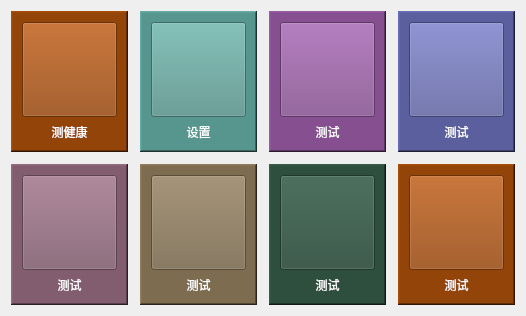
          <widget class="QWidget" name="page_3">
           <layout class="QGridLayout" name="gridLayout_2">
            <property name="spacing">
             <number>12</number>
            </property>
            <item row="0" column="0">
             <widget class="ElevatedCardWidget" name="ElevatedCardWidget">
              <layout class="QGridLayout" name="gridLayout_21">
               <property name="leftMargin">
                <number>0</number>
               </property>
               <property name="topMargin">
                <number>0</number>
               </property>
               <property name="rightMargin">
                <number>0</number>
               </property>
               <property name="bottomMargin">
                <number>0</number>
               </property>
               <item row="0" column="0">
                <widget class="QFrame" name="frame_17">
                 <property name="minimumSize">
                  <size>
                   <width>110</width>
                   <height>110</height>
                  </size>
                 </property>
                 <property name="styleSheet">
                  <string notr="true">background-color: rgb(147, 68, 9);</string>
                 </property>
                 <property name="frameShape">
                  <enum>QFrame::WinPanel</enum>
                 </property>
                 <property name="frameShadow">
                  <enum>QFrame::Raised</enum>
                 </property>
                 <layout class="QGridLayout" name="gridLayout_22">
                  <item row="0" column="0">
                   <widget class="QPushButton" name="music_player_pushButton_5">
                    <property name="minimumSize">
                     <size>
                      <width>95</width>
                      <height>95</height>
                     </size>
                    </property>
                    <property name="maximumSize">
                     <size>
                      <width>500</width>
                      <height>500</height>
                     </size>
                    </property>
                    <property name="font">
                     <font>
                      <pointsize>12</pointsize>
                     </font>
                    </property>
                    <property name="cursor">
                     <cursorShape>PointingHandCursor</cursorShape>
                    </property>
                    <property name="toolTip">
                     <string>&lt;html&gt;&lt;head/&gt;&lt;body&gt;&lt;p&gt;可以进行音乐播放&lt;/p&gt;&lt;/body&gt;&lt;/html&gt;</string>
                    </property>
                    <property name="styleSheet">
                     <string notr="true"/>
                    </property>
                    <property name="text">
                     <string/>
                    </property>
                   </widget>
                  </item>
                  <item row="1" column="0">
                   <widget class="SubtitleLabel" name="SubtitleLabel_16">
                    <property name="styleSheet">
                     <string notr="true">color: rgb(255, 255, 255);</string>
                    </property>
                    <property name="text">
                     <string>测健康</string>
                    </property>
                    <property name="alignment">
                     <set>Qt::AlignCenter</set>
                    </property>
                   </widget>
                  </item>
                 </layout>
                </widget>
               </item>
              </layout>
             </widget>
            </item>
            <item row="0" column="1">
             <widget class="ElevatedCardWidget" name="ElevatedCardWidget_4">
              <layout class="QGridLayout" name="gridLayout_44">
               <property name="leftMargin">
                <number>0</number>
               </property>
               <property name="topMargin">
                <number>0</number>
               </property>
               <property name="rightMargin">
                <number>0</number>
               </property>
               <property name="bottomMargin">
                <number>0</number>
               </property>
               <item row="0" column="0">
                <widget class="QFrame" name="frame_18">
                 <property name="minimumSize">
                  <size>
                   <width>110</width>
                   <height>110</height>
                  </size>
                 </property>
                 <property name="styleSheet">
                  <string notr="true">background-color: rgb(87, 150, 142);</string>
                 </property>
                 <property name="frameShape">
                  <enum>QFrame::WinPanel</enum>
                 </property>
                 <property name="frameShadow">
                  <enum>QFrame::Raised</enum>
                 </property>
                 <layout class="QGridLayout" name="gridLayout_45">
                  <item row="0" column="0">
                   <widget class="QPushButton" name="setting_player_pushButton">
                    <property name="minimumSize">
                     <size>
                      <width>95</width>
                      <height>95</height>
                     </size>
                    </property>
                    <property name="maximumSize">
                     <size>
                      <width>500</width>
                      <height>500</height>
                     </size>
                    </property>
                    <property name="font">
                     <font>
                      <pointsize>12</pointsize>
                     </font>
                    </property>
                    <property name="cursor">
                     <cursorShape>PointingHandCursor</cursorShape>
                    </property>
                    <property name="toolTip">
                     <string>&lt;html&gt;&lt;head/&gt;&lt;body&gt;&lt;p&gt;可以进行音乐播放&lt;/p&gt;&lt;/body&gt;&lt;/html&gt;</string>
                    </property>
                    <property name="styleSheet">
                     <string notr="true"/>
                    </property>
                    <property name="text">
                     <string/>
                    </property>
                   </widget>
                  </item>
                  <item row="1" column="0">
                   <widget class="SubtitleLabel" name="SubtitleLabel_17">
                    <property name="styleSheet">
                     <string notr="true">color: rgb(255, 255, 255);</string>
                    </property>
                    <property name="text">
                     <string>设置</string>
                    </property>
                    <property name="alignment">
                     <set>Qt::AlignCenter</set>
                    </property>
                   </widget>
                  </item>
                 </layout>
                </widget>
               </item>
              </layout>
             </widget>
            </item>
            <item row="0" column="2">
             <widget class="ElevatedCardWidget" name="ElevatedCardWidget_5">
              <layout class="QGridLayout" name="gridLayout_46">
               <property name="leftMargin">
                <number>0</number>
               </property>
               <property name="topMargin">
                <number>0</number>
               </property>
               <property name="rightMargin">
                <number>0</number>
               </property>
               <property name="bottomMargin">
                <number>0</number>
               </property>
               <item row="0" column="0">
                <widget class="QFrame" name="frame_29">
                 <property name="minimumSize">
                  <size>
                   <width>110</width>
                   <height>110</height>
                  </size>
                 </property>
                 <property name="styleSheet">
                  <string notr="true">background-color: rgb(134, 79, 144);</string>
                 </property>
                 <property name="frameShape">
                  <enum>QFrame::WinPanel</enum>
                 </property>
                 <property name="frameShadow">
                  <enum>QFrame::Raised</enum>
                 </property>
                 <layout class="QGridLayout" name="gridLayout_47">
                  <item row="0" column="0">
                   <widget class="QPushButton" name="music_player_pushButton_19">
                    <property name="minimumSize">
                     <size>
                      <width>95</width>
                      <height>95</height>
                     </size>
                    </property>
                    <property name="maximumSize">
                     <size>
                      <width>500</width>
                      <height>500</height>
                     </size>
                    </property>
                    <property name="font">
                     <font>
                      <pointsize>12</pointsize>
                     </font>
                    </property>
                    <property name="cursor">
                     <cursorShape>PointingHandCursor</cursorShape>
                    </property>
                    <property name="toolTip">
                     <string>&lt;html&gt;&lt;head/&gt;&lt;body&gt;&lt;p&gt;可以进行音乐播放&lt;/p&gt;&lt;/body&gt;&lt;/html&gt;</string>
                    </property>
                    <property name="styleSheet">
                     <string notr="true"/>
                    </property>
                    <property name="text">
                     <string/>
                    </property>
                   </widget>
                  </item>
                  <item row="1" column="0">
                   <widget class="SubtitleLabel" name="SubtitleLabel_28">
                    <property name="styleSheet">
                     <string notr="true">color: rgb(255, 255, 255);</string>
                    </property>
                    <property name="text">
                     <string>测试</string>
                    </property>
                    <property name="alignment">
                     <set>Qt::AlignCenter</set>
                    </property>
                   </widget>
                  </item>
                 </layout>
                </widget>
               </item>
              </layout>
             </widget>
            </item>
            <item row="0" column="3">
             <widget class="ElevatedCardWidget" name="ElevatedCardWidget_6">
              <layout class="QGridLayout" name="gridLayout_40">
               <property name="leftMargin">
                <number>0</number>
               </property>
               <property name="topMargin">
                <number>0</number>
               </property>
               <property name="rightMargin">
                <number>0</number>
               </property>
               <property name="bottomMargin">
                <number>0</number>
               </property>
               <item row="0" column="0">
                <widget class="QFrame" name="frame_27">
                 <property name="minimumSize">
                  <size>
                   <width>110</width>
                   <height>110</height>
                  </size>
                 </property>
                 <property name="styleSheet">
                  <string notr="true">background-color: rgb(91, 95, 158);</string>
                 </property>
                 <property name="frameShape">
                  <enum>QFrame::WinPanel</enum>
                 </property>
                 <property name="frameShadow">
                  <enum>QFrame::Raised</enum>
                 </property>
                 <layout class="QGridLayout" name="gridLayout_41">
                  <item row="0" column="0">
                   <widget class="QPushButton" name="music_player_pushButton_16">
                    <property name="minimumSize">
                     <size>
                      <width>95</width>
                      <height>95</height>
                     </size>
                    </property>
                    <property name="maximumSize">
                     <size>
                      <width>500</width>
                      <height>500</height>
                     </size>
                    </property>
                    <property name="font">
                     <font>
                      <pointsize>12</pointsize>
                     </font>
                    </property>
                    <property name="cursor">
                     <cursorShape>PointingHandCursor</cursorShape>
                    </property>
                    <property name="toolTip">
                     <string>&lt;html&gt;&lt;head/&gt;&lt;body&gt;&lt;p&gt;可以进行音乐播放&lt;/p&gt;&lt;/body&gt;&lt;/html&gt;</string>
                    </property>
                    <property name="styleSheet">
                     <string notr="true"/>
                    </property>
                    <property name="text">
                     <string/>
                    </property>
                   </widget>
                  </item>
                  <item row="1" column="0">
                   <widget class="SubtitleLabel" name="SubtitleLabel_26">
                    <property name="styleSheet">
                     <string notr="true">color: rgb(255, 255, 255);</string>
                    </property>
                    <property name="text">
                     <string>测试</string>
                    </property>
                    <property name="alignment">
                     <set>Qt::AlignCenter</set>
                    </property>
                   </widget>
                  </item>
                 </layout>
                </widget>
               </item>
              </layout>
             </widget>
            </item>
            <item row="1" column="0">
             <widget class="ElevatedCardWidget" name="ElevatedCardWidget_7">
              <layout class="QGridLayout" name="gridLayout_36">
               <property name="leftMargin">
                <number>0</number>
               </property>
               <property name="topMargin">
                <number>0</number>
               </property>
               <property name="rightMargin">
                <number>0</number>
               </property>
               <property name="bottomMargin">
                <number>0</number>
               </property>
               <item row="0" column="0">
                <widget class="QFrame" name="frame_25">
                 <property name="minimumSize">
                  <size>
                   <width>110</width>
                   <height>110</height>
                  </size>
                 </property>
                 <property name="styleSheet">
                  <string notr="true">background-color: rgb(130, 93, 111);</string>
                 </property>
                 <property name="frameShape">
                  <enum>QFrame::WinPanel</enum>
                 </property>
                 <property name="frameShadow">
                  <enum>QFrame::Raised</enum>
                 </property>
                 <layout class="QGridLayout" name="gridLayout_37">
                  <item row="0" column="0">
                   <widget class="QPushButton" name="music_player_pushButton_14">
                    <property name="minimumSize">
                     <size>
                      <width>95</width>
                      <height>95</height>
                     </size>
                    </property>
                    <property name="maximumSize">
                     <size>
                      <width>500</width>
                      <height>500</height>
                     </size>
                    </property>
                    <property name="font">
                     <font>
                      <pointsize>12</pointsize>
                     </font>
                    </property>
                    <property name="cursor">
                     <cursorShape>PointingHandCursor</cursorShape>
                    </property>
                    <property name="toolTip">
                     <string>&lt;html&gt;&lt;head/&gt;&lt;body&gt;&lt;p&gt;可以进行音乐播放&lt;/p&gt;&lt;/body&gt;&lt;/html&gt;</string>
                    </property>
                    <property name="styleSheet">
                     <string notr="true"/>
                    </property>
                    <property name="text">
                     <string/>
                    </property>
                   </widget>
                  </item>
                  <item row="1" column="0">
                   <widget class="SubtitleLabel" name="SubtitleLabel_24">
                    <property name="styleSheet">
                     <string notr="true">color: rgb(255, 255, 255);</string>
                    </property>
                    <property name="text">
                     <string>测试</string>
                    </property>
                    <property name="alignment">
                     <set>Qt::AlignCenter</set>
                    </property>
                   </widget>
                  </item>
                 </layout>
                </widget>
               </item>
              </layout>
             </widget>
            </item>
            <item row="1" column="1">
             <widget class="ElevatedCardWidget" name="ElevatedCardWidget_8">
              <layout class="QGridLayout" name="gridLayout_42">
               <property name="leftMargin">
                <number>0</number>
               </property>
               <property name="topMargin">
                <number>0</number>
               </property>
               <property name="rightMargin">
                <number>0</number>
               </property>
               <property name="bottomMargin">
                <number>0</number>
               </property>
               <item row="0" column="0">
                <widget class="QFrame" name="frame_28">
                 <property name="minimumSize">
                  <size>
                   <width>110</width>
                   <height>110</height>
                  </size>
                 </property>
                 <property name="styleSheet">
                  <string notr="true">background-color: rgb(125, 108, 80);</string>
                 </property>
                 <property name="frameShape">
                  <enum>QFrame::WinPanel</enum>
                 </property>
                 <property name="frameShadow">
                  <enum>QFrame::Raised</enum>
                 </property>
                 <layout class="QGridLayout" name="gridLayout_43">
                  <item row="0" column="0">
                   <widget class="QPushButton" name="music_player_pushButton_17">
                    <property name="minimumSize">
                     <size>
                      <width>95</width>
                      <height>95</height>
                     </size>
                    </property>
                    <property name="maximumSize">
                     <size>
                      <width>500</width>
                      <height>500</height>
                     </size>
                    </property>
                    <property name="font">
                     <font>
                      <pointsize>12</pointsize>
                     </font>
                    </property>
                    <property name="cursor">
                     <cursorShape>PointingHandCursor</cursorShape>
                    </property>
                    <property name="toolTip">
                     <string>&lt;html&gt;&lt;head/&gt;&lt;body&gt;&lt;p&gt;可以进行音乐播放&lt;/p&gt;&lt;/body&gt;&lt;/html&gt;</string>
                    </property>
                    <property name="styleSheet">
                     <string notr="true"/>
                    </property>
                    <property name="text">
                     <string/>
                    </property>
                   </widget>
                  </item>
                  <item row="1" column="0">
                   <widget class="SubtitleLabel" name="SubtitleLabel_27">
                    <property name="styleSheet">
                     <string notr="true">color: rgb(255, 255, 255);</string>
                    </property>
                    <property name="text">
                     <string>测试</string>
                    </property>
                    <property name="alignment">
                     <set>Qt::AlignCenter</set>
                    </property>
                   </widget>
                  </item>
                 </layout>
                </widget>
               </item>
              </layout>
             </widget>
            </item>
            <item row="1" column="2">
             <widget class="ElevatedCardWidget" name="ElevatedCardWidget_9">
              <layout class="QGridLayout" name="gridLayout_48">
               <property name="leftMargin">
                <number>0</number>
               </property>
               <property name="topMargin">
                <number>0</number>
               </property>
               <property name="rightMargin">
                <number>0</number>
               </property>
               <property name="bottomMargin">
                <number>0</number>
               </property>
               <item row="0" column="0">
                <widget class="QFrame" name="frame_30">
                 <property name="minimumSize">
                  <size>
                   <width>110</width>
                   <height>110</height>
                  </size>
                 </property>
                 <property name="styleSheet">
                  <string notr="true">background-color: rgb(46, 79, 62);</string>
                 </property>
                 <property name="frameShape">
                  <enum>QFrame::WinPanel</enum>
                 </property>
                 <property name="frameShadow">
                  <enum>QFrame::Raised</enum>
                 </property>
                 <layout class="QGridLayout" name="gridLayout_49">
                  <item row="0" column="0">
                   <widget class="QPushButton" name="music_player_pushButton_20">
                    <property name="minimumSize">
                     <size>
                      <width>95</width>
                      <height>95</height>
                     </size>
                    </property>
                    <property name="maximumSize">
                     <size>
                      <width>500</width>
                      <height>500</height>
                     </size>
                    </property>
                    <property name="font">
                     <font>
                      <pointsize>12</pointsize>
                     </font>
                    </property>
                    <property name="cursor">
                     <cursorShape>PointingHandCursor</cursorShape>
                    </property>
                    <property name="toolTip">
                     <string>&lt;html&gt;&lt;head/&gt;&lt;body&gt;&lt;p&gt;可以进行音乐播放&lt;/p&gt;&lt;/body&gt;&lt;/html&gt;</string>
                    </property>
                    <property name="styleSheet">
                     <string notr="true"/>
                    </property>
                    <property name="text">
                     <string/>
                    </property>
                   </widget>
                  </item>
                  <item row="1" column="0">
                   <widget class="SubtitleLabel" name="SubtitleLabel_29">
                    <property name="styleSheet">
                     <string notr="true">color: rgb(255, 255, 255);</string>
                    </property>
                    <property name="text">
                     <string>测试</string>
                    </property>
                    <property name="alignment">
                     <set>Qt::AlignCenter</set>
                    </property>
                   </widget>
                  </item>
                 </layout>
                </widget>
               </item>
              </layout>
             </widget>
            </item>
            <item row="1" column="3">
             <widget class="ElevatedCardWidget" name="ElevatedCardWidget_10">
              <layout class="QGridLayout" name="gridLayout_38">
               <property name="leftMargin">
                <number>0</number>
               </property>
               <property name="topMargin">
                <number>0</number>
               </property>
               <property name="rightMargin">
                <number>0</number>
               </property>
               <property name="bottomMargin">
                <number>0</number>
               </property>
               <item row="0" column="0">
                <widget class="QFrame" name="frame_26">
                 <property name="minimumSize">
                  <size>
                   <width>110</width>
                   <height>110</height>
                  </size>
                 </property>
                 <property name="styleSheet">
                  <string notr="true">background-color: rgb(147, 68, 9);</string>
                 </property>
                 <property name="frameShape">
                  <enum>QFrame::WinPanel</enum>
                 </property>
                 <property name="frameShadow">
                  <enum>QFrame::Raised</enum>
                 </property>
                 <layout class="QGridLayout" name="gridLayout_39">
                  <item row="0" column="0">
                   <widget class="QPushButton" name="music_player_pushButton_15">
                    <property name="minimumSize">
                     <size>
                      <width>95</width>
                      <height>95</height>
                     </size>
                    </property>
                    <property name="maximumSize">
                     <size>
                      <width>500</width>
                      <height>500</height>
                     </size>
                    </property>
                    <property name="font">
                     <font>
                      <pointsize>12</pointsize>
                     </font>
                    </property>
                    <property name="cursor">
                     <cursorShape>PointingHandCursor</cursorShape>
                    </property>
                    <property name="toolTip">
                     <string>&lt;html&gt;&lt;head/&gt;&lt;body&gt;&lt;p&gt;可以进行音乐播放&lt;/p&gt;&lt;/body&gt;&lt;/html&gt;</string>
                    </property>
                    <property name="styleSheet">
                     <string notr="true"/>
                    </property>
                    <property name="text">
                     <string/>
                    </property>
                   </widget>
                  </item>
                  <item row="1" column="0">
                   <widget class="SubtitleLabel" name="SubtitleLabel_25">
                    <property name="styleSheet">
                     <string notr="true">color: rgb(255, 255, 255);</string>
                    </property>
                    <property name="text">
                     <string>测试</string>
                    </property>
                    <property name="alignment">
                     <set>Qt::AlignCenter</set>
                    </property>
                   </widget>
                  </item>
                 </layout>
                </widget>
               </item>
              </layout>
             </widget>
            </item>
           </layout>
          </widget>
